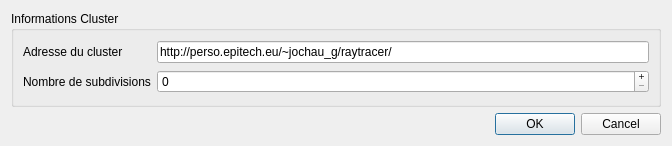
<?xml version="1.0" encoding="UTF-8"?>
<ui version="4.0">
 <class>ConnectToServer</class>
 <widget class="QDialog" name="ConnectToServer">
  <property name="geometry">
   <rect>
    <x>0</x>
    <y>0</y>
    <width>672</width>
    <height>146</height>
   </rect>
  </property>
  <property name="windowTitle">
   <string>Se connecter à un cluster</string>
  </property>
  <layout class="QGridLayout" name="gridLayout">
   <item row="1" column="0">
    <widget class="QDialogButtonBox" name="buttonBox">
     <property name="orientation">
      <enum>Qt::Horizontal</enum>
     </property>
     <property name="standardButtons">
      <set>QDialogButtonBox::Cancel|QDialogButtonBox::Ok</set>
     </property>
    </widget>
   </item>
   <item row="0" column="0">
    <widget class="QGroupBox" name="groupBox">
     <property name="title">
      <string>Informations Cluster</string>
     </property>
     <layout class="QGridLayout" name="gridLayout_2">
      <item row="0" column="1">
       <widget class="QLineEdit" name="lineEdit">
        <property name="text">
         <string>http://perso.epitech.eu/~jochau_g/raytracer/</string>
        </property>
       </widget>
      </item>
      <item row="0" column="0">
       <widget class="QLabel" name="label">
        <property name="text">
         <string>Adresse du cluster</string>
        </property>
       </widget>
      </item>
      <item row="1" column="0">
       <widget class="QLabel" name="label_2">
        <property name="text">
         <string>Nombre de subdivisions</string>
        </property>
       </widget>
      </item>
      <item row="1" column="1">
       <widget class="QSpinBox" name="spinBox">
        <property name="toolTip">
         <string>0: Sélection automatique</string>
        </property>
        <property name="buttonSymbols">
         <enum>QAbstractSpinBox::PlusMinus</enum>
        </property>
        <property name="maximum">
         <number>5000000</number>
        </property>
       </widget>
      </item>
     </layout>
    </widget>
   </item>
  </layout>
 </widget>
 <resources/>
 <connections>
  <connection>
   <sender>buttonBox</sender>
   <signal>accepted()</signal>
   <receiver>ConnectToServer</receiver>
   <slot>accept()</slot>
   <hints>
    <hint type="sourcelabel">
     <x>248</x>
     <y>254</y>
    </hint>
    <hint type="destinationlabel">
     <x>157</x>
     <y>274</y>
    </hint>
   </hints>
  </connection>
  <connection>
   <sender>buttonBox</sender>
   <signal>rejected()</signal>
   <receiver>ConnectToServer</receiver>
   <slot>reject()</slot>
   <hints>
    <hint type="sourcelabel">
     <x>316</x>
     <y>260</y>
    </hint>
    <hint type="destinationlabel">
     <x>286</x>
     <y>274</y>
    </hint>
   </hints>
  </connection>
 </connections>
</ui>
